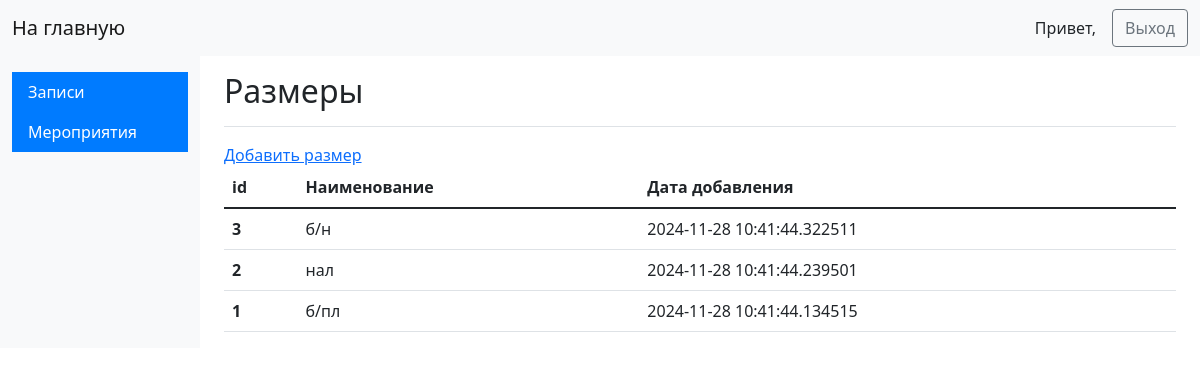
/admin/sizes (signed in), run on an earlier commit of the app's database.
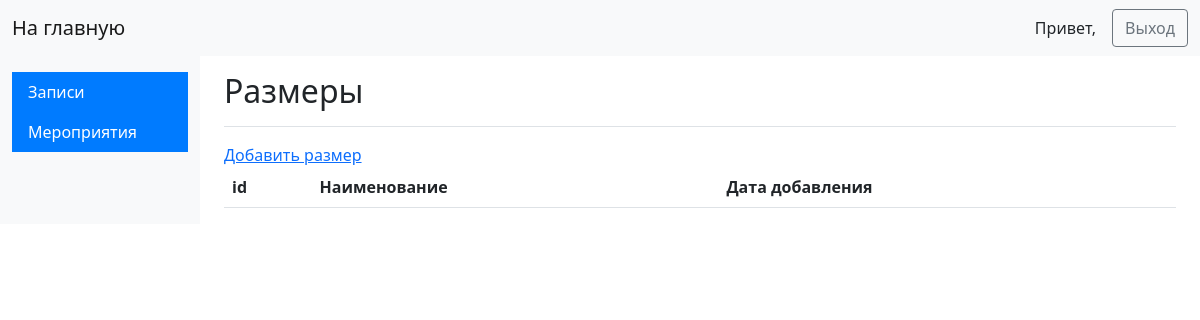
And on a later commit of the database.
### app.py (models this page shows)
class Size(db.Model):
    size_id = db.Column(db.Integer, primary_key=True)
    size_name = db.Column(db.String(60), nullable=False)
    created_on = db.Column(db.DateTime(), default=datetime.utcnow)

### app.py (the view)
@app.route('/admin/sizes', methods = ['GET'])
def sizes():
    if 'username' not in session:
        return redirect('/admin')
    else:
        sizes = Size.query.order_by(desc(Size.created_on)).all()
        return render_template('sizes.html', sizes=sizes)

### app.py (called while the page is built)
@login.user_loader
def load_user(id):
    return db.session.get(Admin, int(id))

### templates/sizes.html
{% extends 'base_admin.html' %}
{% block content %}
        <main class="col-md-9 ms-sm-auto col-lg-10 px-md-4">
            <div class="d-flex justify-content-between flex-wrap flex-md-nowrap align-items-center pt-3 pb-2 mb-3 border-bottom">
                <h1 class="h2">Размеры</h1>
            </div>
            <a href="/admin/sizes/add">Добавить размер</a>
            <table class="table">
              <thead class="thead-dark">
                <tr>
                  <th scope="col">id</th>
                  <th scope="col">Наименование</th>
                  <th scope="col">Дата добавления</th>
                </tr>
              </thead>
              <tbody>
                {% for size in sizes %}
                    <tr>
                      <th scope="row">{{ size.size_id }}</th>
                      <td>{{ size.size_name }}</td>
                      <td>{{ size.created_on }}</td>
                    </tr>
                {% endfor %}
              </tbody>
            </table>
{% endblock %}

What changed in the data, as far as the page shows it:
removed Size: size_id "3", size_name "б/н", created_on "2024-11-28 10:41:44.322511"
removed Size: size_id "2", size_name "нал", created_on "2024-11-28 10:41:44.239501"
removed Size: size_id "1", size_name "б/пл", created_on "2024-11-28 10:41:44.134515"
